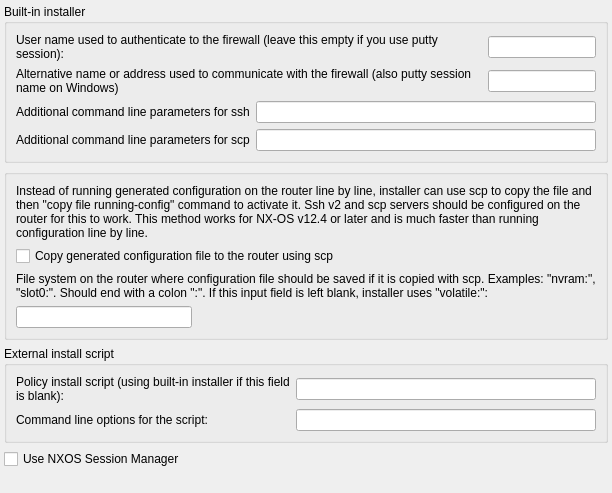
     <widget class="QWidget" name="installer_tab">
      <attribute name="title">
       <string>Installer</string>
      </attribute>
      <layout class="QGridLayout" name="gridLayout_8">
       <property name="leftMargin">
        <number>4</number>
       </property>
       <property name="topMargin">
        <number>4</number>
       </property>
       <property name="rightMargin">
        <number>4</number>
       </property>
       <property name="bottomMargin">
        <number>4</number>
       </property>
       <item row="4" column="0">
        <spacer>
         <property name="orientation">
          <enum>Qt::Vertical</enum>
         </property>
         <property name="sizeType">
          <enum>QSizePolicy::Expanding</enum>
         </property>
         <property name="sizeHint" stdset="0">
          <size>
           <width>20</width>
           <height>20</height>
          </size>
         </property>
        </spacer>
       </item>
       <item row="1" column="0">
        <widget class="QGroupBox" name="SCPgroupBox">
         <property name="title">
          <string/>
         </property>
         <layout class="QGridLayout" name="gridLayout_3">
          <item row="0" column="0" colspan="2">
           <widget class="QLabel" name="label">
            <property name="text">
             <string>Instead of running generated configuration on the router line by line, installer can use scp to copy the file and then &quot;copy file running-config&quot; command to activate it. Ssh v2 and scp servers should be configured on the router for this to work. This method works for NX-OS v12.4 or later and is much faster than running configuration line by line.</string>
            </property>
            <property name="wordWrap">
             <bool>true</bool>
            </property>
           </widget>
          </item>
          <item row="1" column="0" colspan="2">
           <widget class="QCheckBox" name="use_scp">
            <property name="text">
             <string>Copy generated configuration file to the router using scp</string>
            </property>
           </widget>
          </item>
          <item row="2" column="0" colspan="2">
           <widget class="QLabel" name="label_3">
            <property name="text">
             <string>File system on the router where configuration file should be saved if it is copied with scp. Examples: &quot;nvram:&quot;, &quot;slot0:&quot;. Should end with a colon &quot;:&quot;. If this input field is left blank, installer uses &quot;volatile:&quot;:</string>
            </property>
            <property name="wordWrap">
             <bool>true</bool>
            </property>
           </widget>
          </item>
          <item row="3" column="0">
           <widget class="QLineEdit" name="filesystem"/>
          </item>
          <item row="3" column="1">
           <spacer name="horizontalSpacer">
            <property name="orientation">
             <enum>Qt::Horizontal</enum>
            </property>
            <property name="sizeHint" stdset="0">
             <size>
              <width>398</width>
              <height>20</height>
             </size>
            </property>
           </spacer>
          </item>
         </layout>
        </widget>
       </item>
       <item row="2" column="0">
        <widget class="QGroupBox" name="groupBox1">
         <property name="title">
          <string>External install script</string>
         </property>
         <layout class="QGridLayout" name="gridLayout_2">
          <property name="verticalSpacing">
           <number>6</number>
          </property>
          <item row="0" column="0">
           <layout class="QHBoxLayout" name="horizontalLayout">
            <item>
             <widget class="QLabel" name="textLabel5_2">
              <property name="sizePolicy">
               <sizepolicy hsizetype="Expanding" vsizetype="Preferred">
                <horstretch>0</horstretch>
                <verstretch>0</verstretch>
               </sizepolicy>
              </property>
              <property name="text">
               <string>Policy install script (using built-in installer if this field is blank):</string>
              </property>
              <property name="alignment">
               <set>Qt::AlignLeading|Qt::AlignLeft|Qt::AlignVCenter</set>
              </property>
              <property name="wordWrap">
               <bool>true</bool>
              </property>
             </widget>
            </item>
            <item>
             <widget class="QLineEdit" name="installScript">
              <property name="sizePolicy">
               <sizepolicy hsizetype="Fixed" vsizetype="Fixed">
                <horstretch>0</horstretch>
                <verstretch>0</verstretch>
               </sizepolicy>
              </property>
              <property name="minimumSize">
               <size>
                <width>300</width>
                <height>0</height>
               </size>
              </property>
             </widget>
            </item>
           </layout>
          </item>
          <item row="1" column="0">
           <layout class="QHBoxLayout" name="horizontalLayout_2">
            <item>
             <widget class="QLabel" name="textLabel6_2">
              <property name="sizePolicy">
               <sizepolicy hsizetype="Expanding" vsizetype="Preferred">
                <horstretch>0</horstretch>
                <verstretch>0</verstretch>
               </sizepolicy>
              </property>
              <property name="text">
               <string>Command line options for the script:</string>
              </property>
              <property name="alignment">
               <set>Qt::AlignLeading|Qt::AlignLeft|Qt::AlignVCenter</set>
              </property>
              <property name="wordWrap">
               <bool>false</bool>
              </property>
             </widget>
            </item>
            <item>
             <widget class="QLineEdit" name="installScriptArgs">
              <property name="sizePolicy">
               <sizepolicy hsizetype="Fixed" vsizetype="Fixed">
                <horstretch>0</horstretch>
                <verstretch>0</verstretch>
               </sizepolicy>
              </property>
              <property name="minimumSize">
               <size>
                <width>300</width>
                <height>0</height>
               </size>
              </property>
             </widget>
            </item>
           </layout>
          </item>
         </layout>
        </widget>
       </item>
       <item row="0" column="0">
        <widget class="QGroupBox" name="groupBox2">
         <property name="title">
          <string>Built-in installer</string>
         </property>
         <layout class="QGridLayout" name="gridLayout_125">
          <item row="0" column="0">
           <widget class="QLabel" name="textLabel1_2">
            <property name="text">
             <string>User name used to authenticate to the firewall (leave this empty if you use putty session):</string>
            </property>
            <property name="alignment">
             <set>Qt::AlignLeading|Qt::AlignLeft|Qt::AlignVCenter</set>
            </property>
            <property name="wordWrap">
             <bool>true</bool>
            </property>
           </widget>
          </item>
          <item row="0" column="1">
           <widget class="QLineEdit" name="user">
            <property name="sizePolicy">
             <sizepolicy hsizetype="Fixed" vsizetype="Fixed">
              <horstretch>0</horstretch>
              <verstretch>0</verstretch>
             </sizepolicy>
            </property>
           </widget>
          </item>
          <item row="1" column="0">
           <widget class="QLabel" name="textLabel1_3">
            <property name="text">
             <string>Alternative name or address used to communicate with the firewall (also putty session name on Windows)</string>
            </property>
            <property name="alignment">
             <set>Qt::AlignLeading|Qt::AlignLeft|Qt::AlignTop</set>
            </property>
            <property name="wordWrap">
             <bool>true</bool>
            </property>
           </widget>
          </item>
          <item row="1" column="1">
           <widget class="QLineEdit" name="altAddress">
            <property name="sizePolicy">
             <sizepolicy hsizetype="Fixed" vsizetype="Fixed">
              <horstretch>0</horstretch>
              <verstretch>0</verstretch>
             </sizepolicy>
            </property>
           </widget>
          </item>
          <item row="2" column="0" colspan="2">
           <layout class="QHBoxLayout">
            <item>
             <widget class="QLabel" name="textLabel1_7">
              <property name="text">
               <string>Additional command line parameters for ssh</string>
              </property>
              <property name="wordWrap">
               <bool>false</bool>
              </property>
             </widget>
            </item>
            <item>
             <widget class="QLineEdit" name="sshArgs">
              <property name="sizePolicy">
               <sizepolicy hsizetype="Expanding" vsizetype="Fixed">
                <horstretch>0</horstretch>
                <verstretch>0</verstretch>
               </sizepolicy>
              </property>
              <property name="minimumSize">
               <size>
                <width>300</width>
                <height>0</height>
               </size>
              </property>
             </widget>
            </item>
           </layout>
          </item>
          <item row="3" column="0" colspan="2">
           <layout class="QHBoxLayout" name="_2">
            <item>
             <widget class="QLabel" name="textLabel1_8">
              <property name="text">
               <string>Additional command line parameters for scp</string>
              </property>
              <property name="wordWrap">
               <bool>false</bool>
              </property>
             </widget>
            </item>
            <item>
             <widget class="QLineEdit" name="scpArgs">
              <property name="sizePolicy">
               <sizepolicy hsizetype="Expanding" vsizetype="Fixed">
                <horstretch>0</horstretch>
                <verstretch>0</verstretch>
               </sizepolicy>
              </property>
              <property name="minimumSize">
               <size>
                <width>300</width>
                <height>0</height>
               </size>
              </property>
             </widget>
            </item>
           </layout>
          </item>
         </layout>
        </widget>
       </item>
       <item row="3" column="0">
        <widget class="QCheckBox" name="use_nxos_session">
         <property name="text">
          <string>Use NXOS Session Manager</string>
         </property>
        </widget>
       </item>
      </layout>
     </widget>
